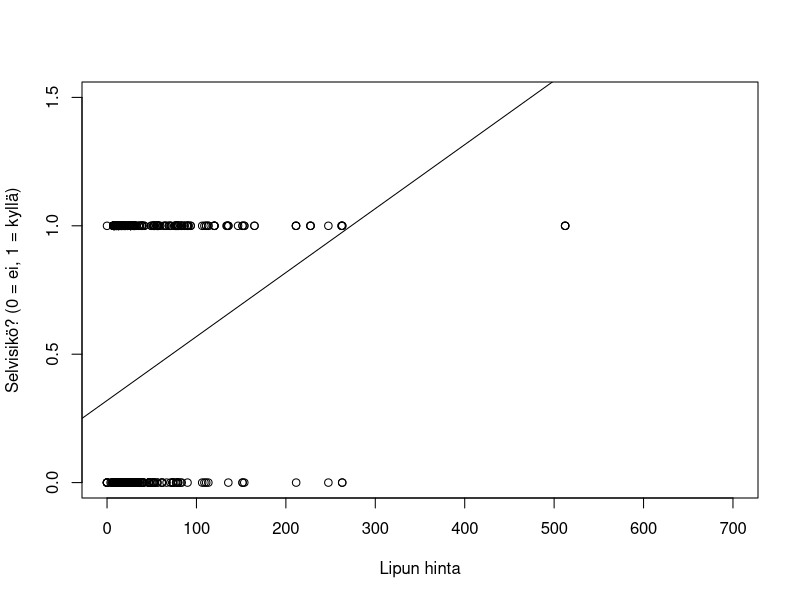

The R script that drew this image:
## ---- chunk 1
titanic <- readr::read_csv("data/titanic.csv", col_types = "idfd")
titanic
## ---- chunk 2
linear_prob_model <- lm(survived ~ fare, data = titanic)
plot(titanic$fare, titanic$survived, xlim = c(0, 700), ylim = c(0, 1.5),
     xlab = "Lipun hinta", ylab = "Selvisikö? (0 = ei, 1 = kyllä)")
abline(a = linear_prob_model$coefficients[1],
       b = linear_prob_model$coefficients[2])
